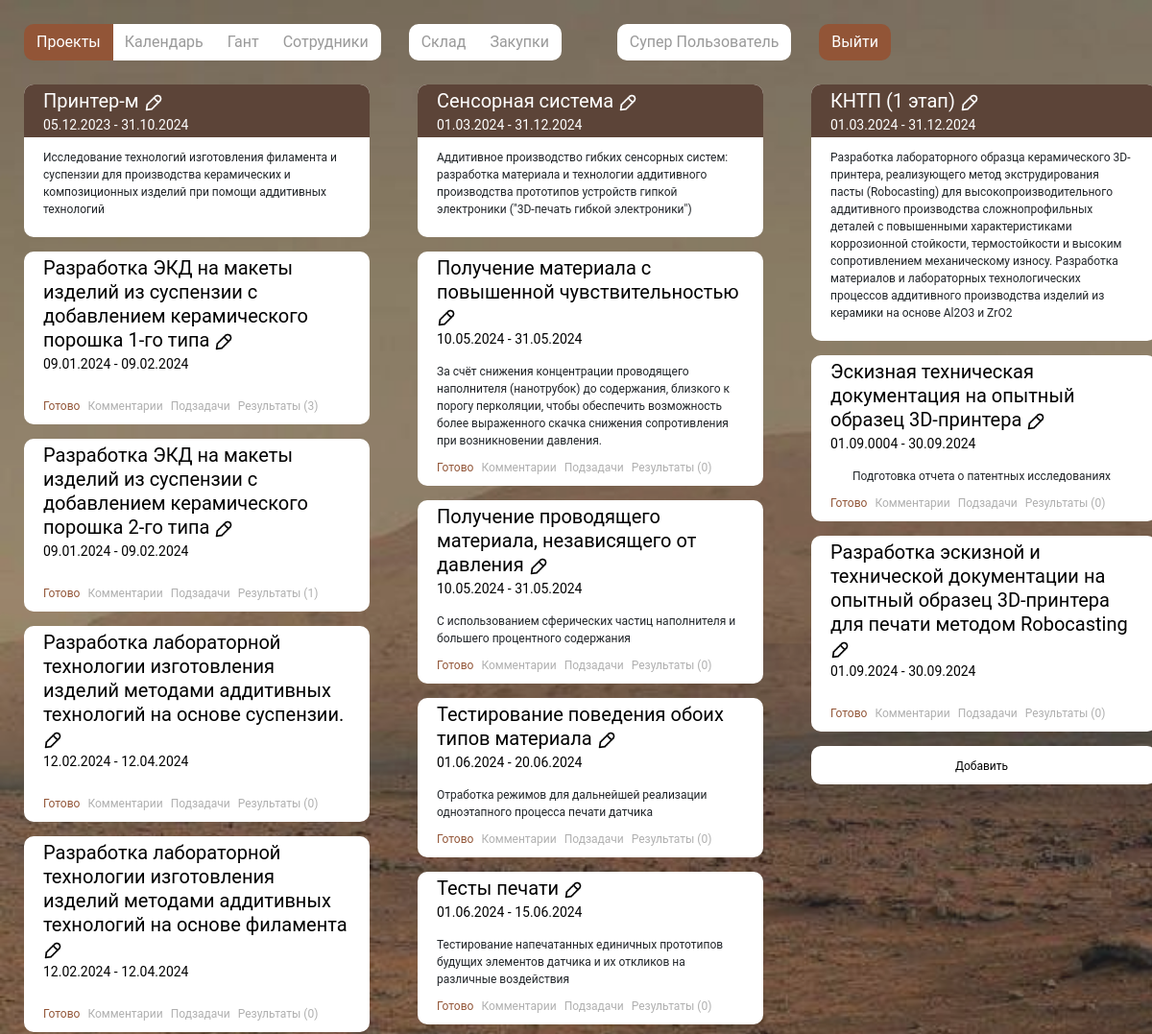
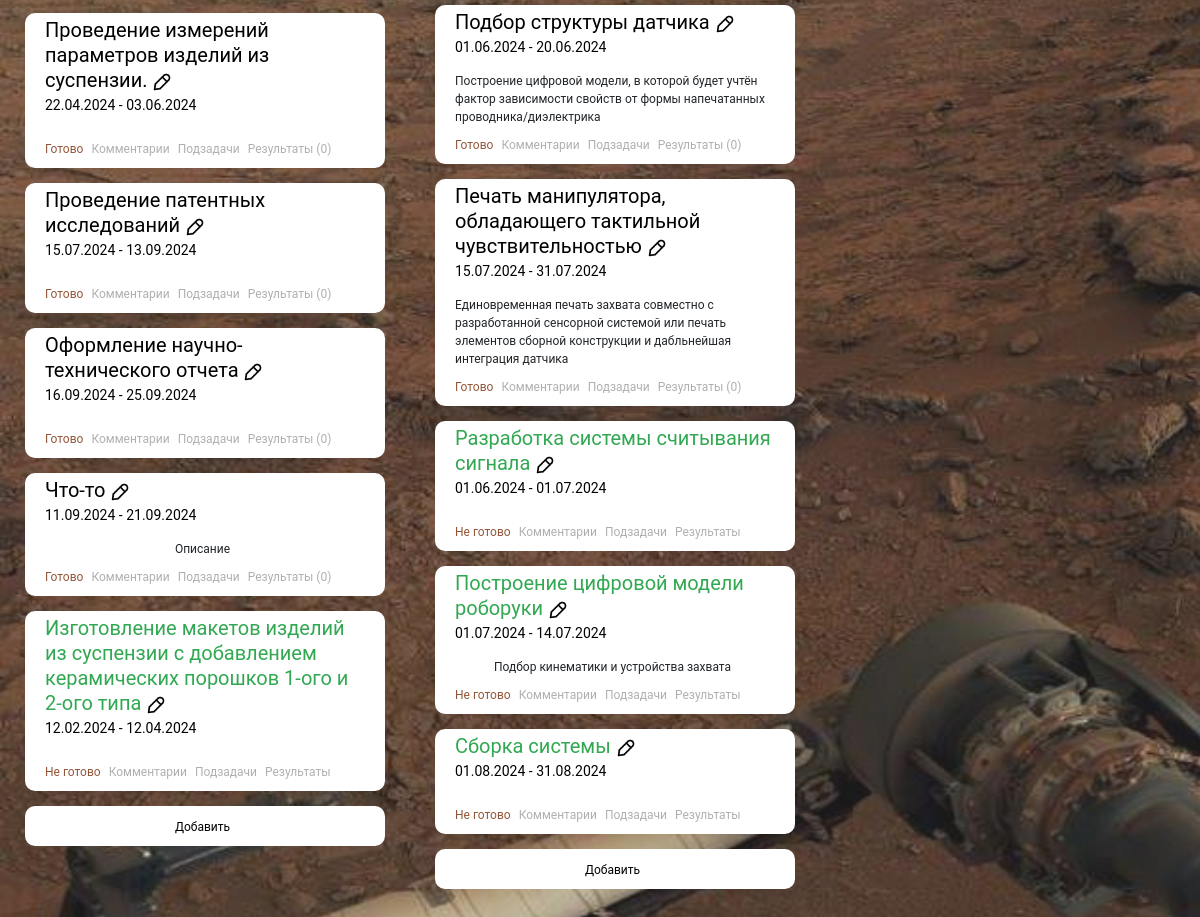
The app's page / (signed in) with its own data (2 pictures, top to bottom).
### crm/models.py (models this page shows, shortened)
class Project(models.Model):
    class Meta:
        db_table = "projects"
        verbose_name = "Проект"
        verbose_name_plural = "Проекты"
    title = models.CharField(verbose_name="Название", max_length=500)
    description = models.TextField(verbose_name="Описание", blank=True)
    date_add = models.DateField(verbose_name="Дата начала")
    deadline = models.DateField(verbose_name="Дата сдачи", blank=True)
    is_done = models.BooleanField(verbose_name="Выполнено")

class Task(models.Model):
    class Meta:
        db_table = "tasks"
        verbose_name = "Задача"
        verbose_name_plural = "Задачи"
    title = models.CharField(verbose_name="Название", max_length=500)
    description = models.TextField(verbose_name="Описание", blank=True)
    date_add = models.DateField(verbose_name="Дата начала")
    deadline = models.DateField(verbose_name="Дата сдачи", blank=True)
    main_project_id = models.ForeignKey(to="Project", on_delete=models.PROTECT)
    is_done = models.BooleanField(verbose_name="Выполнено")
    executors_id = models.ManyToManyField("Empl", blank=True)

### crm/views.py (the view, shortened to what this page needs)
# urls.py: path('', projects, name='projects'),
def projects(request):
    user_info = {
        "AddLab": request.user.groups.filter(name='AddLab').exists() if request.user.is_authenticated else False,
        "CaramLab": request.user.groups.filter(name='Ceramist').exists() if request.user.is_authenticated else False,
        "PurS": request.user.groups.filter(name='purchasing_specialist').exists() if request.user.is_authenticated else False,
    }
    close_subtask_index = int(request.GET.get("close_subtask", -1))
    if close_subtask_index > -1:
        sub_obj = Subtask.objects.get(id=close_subtask_index)
        sub_obj.is_shown = False
        sub_obj.save(update_fields=["is_shown"])
    close_result_index = int(request.GET.get("close_result", -1))
    if close_result_index > -1:
        res_obj = Result.objects.get(id=close_result_index)
        res_obj.is_shown = False
        res_obj.save(update_fields=["is_shown"])
    done_task_index = int(request.GET.get("done_task", -1))
    done_subtask_index = int(request.GET.get("done_subtask", -1))
    print(done_subtask_index)
    nav_state = {"projects": "active",
                 "hant": "",
                 "calendar": "",
                 "employees": "",
                 "warehouse": "",
                 "purchase":  ""
                 }
    p = Project.objects.all()
    t = Task.objects.annotate(results_count=Count('results', filter=Q(results__is_shown=True)))
    s = Subtask.objects.all()
    u = Empl.objects.all()
    c = Comment.objects.all()
    r = Result.objects.all()
    data = {"projects": p,
            "tasks": t,
            "subtasks": s,
            "users": u,
            "comments": c,
            "nav": nav_state,
            "user_info": user_info,
            "results": r,
            }
    return render(request, 'index.html', data)

### templates/index.html (shortened to what this page needs)
{% extends "base.html" %}
{% load static %}
{% block content %}
{% if user_info.AddLab %}
<section class="slider">
  {% for p in projects %} {% if not p.is_done %}
  <div class="slider--content">
    <div class="card">
      <div class="card_title project">
        <div class="text_title">{{p.title}} <a class="card_button" data-toggle="collapse" href="#collapseEditPr{{p.id}}" role="button" aria-expanded="false" aria-controls="collapseExample"><img class="mt-1" src="{% static "img/edit_white.png" %}" width="20" height="20" alt="Редактировать"></a></div>
        <div class="time_title">{{p.date_add | date:"d.m.Y"}} - {{p.deadline | date:"d.m.Y"}}</div>
      </div>
      <div class="card_content">{{p.description}}</div>
    </div>
    {%for t in tasks%} {%if t.main_project_id.id == p.id%} {%if not t.is_done%}
    <div class="card task">
      <div class="card_title task">
        <div class="text_title">{{t.title}} <a class="card_button" data-toggle="collapse" href="#collapseEdit{{t.id}}" role="button" aria-expanded="false" aria-controls="collapseExample"><img class="mt-1" src="{% static "img/edit.png" %}" width="20" height="20" alt="Редактировать"></a></div>
        <div class="time_title">{{t.date_add | date:"d.m.Y"}} - {{t.deadline | date:"d.m.Y"}}</div>
      </div>
      <div class="card_content task">
        {{t.description}}
      </div>
      <div class="card_buttons">
        <a href="{% url "projects" %}?done_task={{t.id}}" class="card_button done">Готово</a>
        <a class="card_button" data-toggle="collapse" href="#collapseComments{{t.id}}" role="button" aria-expanded="false" aria-controls="collapseExample">Комментарии</a>
        <a class="card_button" data-toggle="collapse" href="#collapseExample{{t.id}}" role="button" aria-expanded="false" aria-controls="collapseExample">Подзадачи</a>
        <a class="card_button" data-toggle="collapse" href="#collapseResult{{t.id}}" role="button" aria-expanded="false" aria-controls="collapseExample">Результаты ({{t.results_count}})</a>
      </div>
    </div>
    {% endif %} {% endif %} {% endfor %}
    {%for t in tasks%} {%if t.main_project_id.id == p.id%} {%if t.is_done%}
    <div class="card task">
      <div class="card_title task">
        <div class="text_title" style="color: #32a852">{{t.title}} <a class="card_button" data-toggle="collapse" href="#collapseEdit{{t.id}}" role="button" aria-expanded="false" aria-controls="collapseExample"><img class="mt-1" src="{% static "img/edit.png" %}" width="20" height="20" alt="Редактировать"></a></div>
        <div class="time_title">{{t.date_add | date:"d.m.Y"}} - {{t.deadline | date:"d.m.Y"}}</div>
      </div>
      <div class="card_content task">
        {{t.description}}
      </div>
      <div class="card_buttons">
        <a href="{% url "projects" %}?done_task={{t.id}}" class="card_button done">Не готово</a>
        <a class="card_button" data-toggle="collapse" href="#collapseComments{{t.id}}" role="button" aria-expanded="false" aria-controls="collapseExample">Комментарии</a>
        <a class="card_button" data-toggle="collapse" href="#collapseExample{{t.id}}" role="button" aria-expanded="false" aria-controls="collapseExample">Подзадачи</a>
        <a class="card_button" data-toggle="collapse" href="#collapseResult{{t.id}}" role="button" aria-expanded="false" aria-controls="collapseExample">Результаты</a>
      </div>
    </div>
    {% endif %} {% endif %} {% endfor %}
    <div class="card task">
      <div class="card_content task">
        <a class="card-link" data-toggle="collapse" href="#collapseAddPr{{p.id}}" role="button" aria-expanded="false" aria-controls="collapseExample" style="text-align: left; margin-top: 5px;">
          Добавить
        </a>
      </div>
    </div>
  </div>
  {% endif %} {% endfor %}
</section>
{% endif %}
{% endblock content %}

### templates/inc/_nav.html (shortened to what this page needs)
<div class="container mt-0 mr-0 ml-0" style="padding: 0">
  {% if user_info.AddLab %}
  <div class="btn-group" role="group" aria-label="Basic example">
    <a href="{% url "projects" %}" type="button" class="btn btn-custom {{nav.projects}}">Проекты</a>
    <a href="{% url "calendar" %}" type="button" class="btn btn-custom {{nav.calendar}}">Календарь</a>
    <a href="{% url "gantt" %}" type="button" class="btn btn-custom {{nav.hant}}">Гант</a>
    <a href="{% url "staff" %}" type="button" class="btn btn-custom {{nav.employees}}">Сотрудники</a>
  </div>
  <div class="btn-group" role="group" aria-label="Basic example">
    <a href="{% url "warehouse" %}" type="button" class="btn btn-custom {{nav.warehouse}}">Склад</a>
    <a href="{% url "purchase" "purchase"%}" type="button" class="btn btn-custom {{nav.purchase}}">Закупки</a>
  </div>
  {% endif %}
  {% if user.is_authenticated %}
  <div class="btn-group" role="group" aria-label="Basic example">
  <a class="btn btn-custom">{{ user.first_name }} {{ user.last_name }} </a>
  </div>
  {% endif %}
  <div class="btn-group" role="group" aria-label="Basic example">
  {% if user.is_authenticated %}
  <form method="post" action="{% url 'logout' %}">
    <button type="submit" class="btn btn-custom active">Выйти</button>
  </form>
  {% else %}
  <form method="post" action="{% url 'login' %}">
    {% csrf_token %}
    <button type="submit" class="btn btn-custom active">Войти</button>
  </form>
  {% endif %}
</div>

### add_crm/static/css/main.css (style rules this page uses)
* { box-sizing: border-box; font-family: 'Roboto', sans-serif; list-style: none; margin: 0; outline: none; padding: 0; }
body { margin: 0; padding: 0; overflow-y: scroll; visibility: hidden; }
a { color: #000000; }
.btn-custom { border-radius: 10px; }
.btn-custom.active { background-color: #925537; color: white; }
.btn-custom:not(.active) { background-color: white; color: #50505095; }
.container, .container-md, .container-sm { max-width: 1512px; }
.btn-group { margin-left: 25px; margin-top: 25px; }
.card { position: relative; width: 100%; max-width: 360px; display: flex; padding: 0 0 0 0; flex-direction: column; align-items: center; border-radius: 10px !important; border: 0 !important; background: #FFF; align-self: stretch; margin-right: 50px; }
.card_title { padding-top: 5px; position: relative; display: flex; flex-direction: column; align-items: left; border-radius: 1px; z-index: 100; color: #FFF; width: 100%; line-height: 25px; border-radius: 10px 10px 0 0; }
.card_title.project { background: #5C4438; }
.text_title { text-align: left; font-size: 20px; margin-left: 20px; margin-right: 20px; }
.time_title { font-size: 14px; margin-left: 20px; margin-right: 20px; }
.card_content { margin-top: 12px; margin-right: 25px; margin-left: 20px; margin-bottom: 20px; font-size: 12px; z-index: 100; }
.slider { min-height: 268px; }
.slider { display: flex }
.slider { overflow-x: auto; }
.slider--content { margin: 25px; min-width: 360px; min-height: 268px; }
.card.task { position: relative; width: 100%; max-width: 360px; display: flex; padding: 0 0 0 0; flex-direction: column; align-items: center; border-radius: 10px !important; border: 0 !important; background: #FFF; align-self: stretch; margin-right: 50px; margin-top: 15px; }
.card_title.task { color: #000; }
.card_buttons { display: flex; margin-bottom: 10px; gap: 8px; margin-left: 20px; align-self: start; }
.card_content.task { margin-bottom: 10px; }
a.card_button { color: #00000050 !important; font-size: 12px; }
a.card_button.done { color: #925537 !important; }
.containereg:before, .container:after { content: ""; display: block; clear: both; }
:root { --white: #fff; --divider: lightgrey; --body: #f5f7f8; }

### records on screen
Project: title "Принтер-м", is_done False (drawn), date_add "05.12.2023", deadline "31.10.2024", description "Исследование технологий изготовления филамента и суспензии для производства керамических и композиционных изделий при помощи аддитивных технологий"
Task: title "Разработка ЭКД на макеты изделий из суспензии с добавлением керамического порошка 1-го типа", date_add "09.01.2024", deadline "09.02.2024", results_count "3"
Task: title "Разработка ЭКД на макеты изделий из суспензии с добавлением керамического порошка 2-го типа", date_add "09.01.2024", deadline "09.02.2024", results_count "1"
Task: title "Разработка лабораторной технологии изготовления изделий методами аддитивных технологий на основе суспензии.", date_add "12.02.2024", deadline "12.04.2024", results_count "0"
Task: title "Разработка лабораторной технологии изготовления изделий методами аддитивных технологий на основе филамента", date_add "12.02.2024", deadline "12.04.2024", results_count "0"
Task: title "Проведение измерений параметров изделий из суспензии.", date_add "22.04.2024", deadline "03.06.2024", results_count "0"
Task: title "Проведение патентных исследований", date_add "15.07.2024", deadline "13.09.2024", results_count "0"
Task: title "Оформление научно-технического отчета", date_add "16.09.2024", deadline "25.09.2024", results_count "0"
Task: title "Что-то", date_add "11.09.2024", deadline "21.09.2024", description "Описание", results_count "0"
Task: title "Изготовление макетов изделий из суспензии с добавлением керамических порошков 1-ого и 2-ого типа", date_add "12.02.2024", deadline "12.04.2024"
Project: title "Сенсорная система", is_done False (drawn), date_add "01.03.2024", deadline "31.12.2024", description "Аддитивное производство гибких сенсорных систем: разработка материала и технологии аддитивного производства прототипов устройств гипкой электроники (\"3D-печать гибкой электроники\")"
Task: title "Получение материала с повышенной чувствительностью", date_add "10.05.2024", deadline "31.05.2024", description "За счёт снижения концентрации проводящего наполнителя (нанотрубок) до содержания, близкого к порогу перколяции, чтобы обеспечить возможность более выраженного скачка снижения сопротивления при возникновении давления.", results_count "0"
Task: title "Получение проводящего материала, независящего от давления", date_add "10.05.2024", deadline "31.05.2024", description "С использованием сферических частиц наполнителя и большего процентного содержания", results_count "0"
Task: title "Тестирование поведения обоих типов материала", date_add "01.06.2024", deadline "20.06.2024", description "Отработка режимов для дальнейшей реализации одноэтапного процесса печати датчика", results_count "0"
Task: title "Тесты печати", date_add "01.06.2024", deadline "15.06.2024", description "Тестирование напечатанных единичных прототипов будущих элементов датчика и их откликов на различные воздействия", results_count "0"
Task: title "Подбор структуры датчика", date_add "01.06.2024", deadline "20.06.2024", description "Построение цифровой модели, в которой будет учтён фактор зависимости свойств от формы напечатанных проводника/диэлектрика", results_count "0"
Task: title "Печать манипулятора, обладающего тактильной чувствительностью", date_add "15.07.2024", deadline "31.07.2024", description "Единовременная печать захвата совместно с разработанной сенсорной системой или печать элементов сборной конструкции и дабльнейшая интеграция датчика", results_count "0"
Task: title "Разработка системы считывания сигнала", date_add "01.06.2024", deadline "01.07.2024"
Task: title "Построение цифровой модели роборуки", date_add "01.07.2024", deadline "14.07.2024", description "Подбор кинематики и устройства захвата"
Task: title "Сборка системы", date_add "01.08.2024", deadline "31.08.2024"
Project: title "КНТП (1 этап)", is_done False (drawn), date_add "01.03.2024", deadline "31.12.2024", description "Разработка лабораторного образца керамического 3D-принтера, реализующего метод экструдирования пасты (Robocasting) для высокопроизводительного аддитивного производства сложнопрофильных деталей с повышенными характеристиками коррозионной стойкости, термостойкости и высоким сопротивлением механическому износу. Разработка материалов и лабораторных технологических процессов аддитивного производства изделий из керамики на основе Al2O3 и ZrO2"
Task: title "Эскизная техническая документация на опытный образец 3D-принтера", date_add "01.09.0004", deadline "30.09.2024", description "Подготовка отчета о патентных исследованиях"

### other values on screen
{{ user.first_name }} "Супер"
{{ user.last_name }} "Пользователь"
